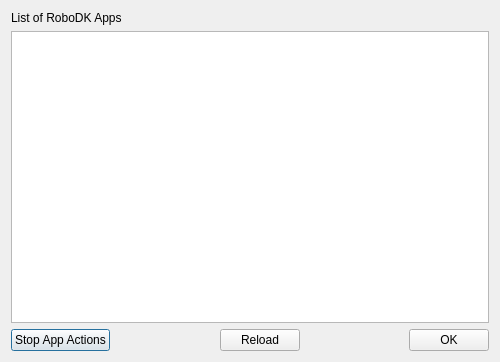
<?xml version="1.0" encoding="UTF-8"?>
<ui version="4.0">
 <class>DialogAppList</class>
 <widget class="QDialog" name="DialogAppList">
  <property name="geometry">
   <rect>
    <x>0</x>
    <y>0</y>
    <width>500</width>
    <height>362</height>
   </rect>
  </property>
  <property name="windowTitle">
   <string>RoboDK Apps List</string>
  </property>
  <layout class="QVBoxLayout" name="verticalLayout">
   <item>
    <layout class="QHBoxLayout" name="horizontalLayout_2">
     <item>
      <widget class="QLabel" name="lblText">
       <property name="sizePolicy">
        <sizepolicy hsizetype="Preferred" vsizetype="Preferred">
         <horstretch>100</horstretch>
         <verstretch>0</verstretch>
        </sizepolicy>
       </property>
       <property name="text">
        <string>List of RoboDK Apps</string>
       </property>
      </widget>
     </item>
    </layout>
   </item>
   <item>
    <widget class="QTableWidget" name="tableWidget">
     <property name="editTriggers">
      <set>QAbstractItemView::NoEditTriggers</set>
     </property>
     <property name="sortingEnabled">
      <bool>true</bool>
     </property>
    </widget>
   </item>
   <item>
    <layout class="QHBoxLayout" name="horizontalLayout">
     <item>
      <widget class="QPushButton" name="btnStopAppActions">
       <property name="text">
        <string>Stop App Actions</string>
       </property>
      </widget>
     </item>
     <item>
      <spacer name="horizontalSpacer_2">
       <property name="orientation">
        <enum>Qt::Horizontal</enum>
       </property>
       <property name="sizeHint" stdset="0">
        <size>
         <width>40</width>
         <height>20</height>
        </size>
       </property>
      </spacer>
     </item>
     <item>
      <widget class="QPushButton" name="btnReload">
       <property name="text">
        <string>Reload</string>
       </property>
      </widget>
     </item>
     <item>
      <spacer name="horizontalSpacer">
       <property name="orientation">
        <enum>Qt::Horizontal</enum>
       </property>
       <property name="sizeHint" stdset="0">
        <size>
         <width>40</width>
         <height>20</height>
        </size>
       </property>
      </spacer>
     </item>
     <item>
      <widget class="QPushButton" name="btnOk">
       <property name="text">
        <string>OK</string>
       </property>
      </widget>
     </item>
    </layout>
   </item>
  </layout>
 </widget>
 <resources/>
 <connections/>
</ui>
